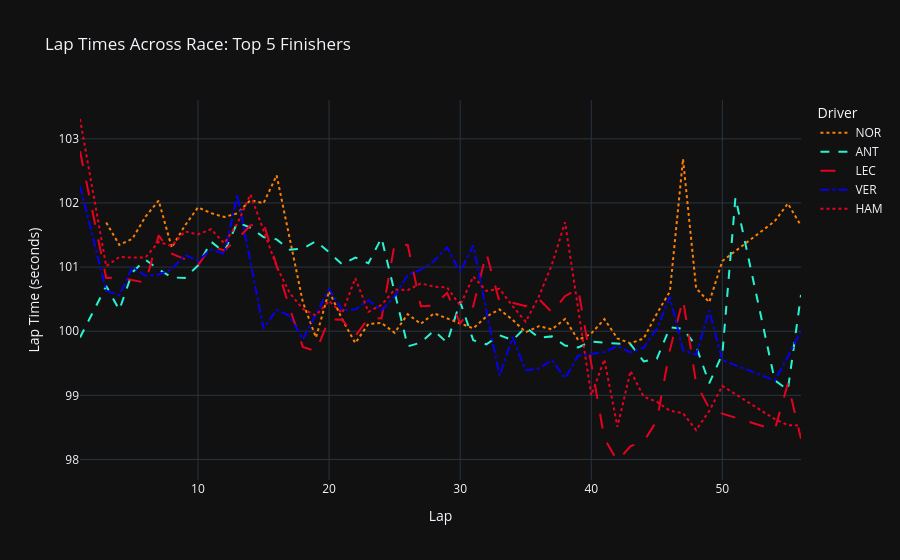

Notebook code for this chart:
### Code cell
dash_map = {'HAM': 'dot'}

fig1 = px.line(
    lapsdf,
    x='LapNumber',
    y='LapTimeSeconds',
    color='Driver',
    line_dash='Driver',
    line_dash_map=dash_map,
    color_discrete_map=driver_colors,
    title='Lap Times Across Race: Top 5 Finishers',
    labels={'LapNumber': 'Lap', 'LapTimeSeconds': 'Lap Time (seconds)'},
    template='plotly_dark'
)
fig1.show()

### Figure 1 — Plotly figure (JSON) as saved in the notebook; plotly's stock layout.template omitted (floating-point values rounded to 4 significant figures)
{"data": [{"hovertemplate": "Driver=NOR<br>Lap=%{x}<br>Lap Time (seconds)=%{y}<extra></extra>", "legendgroup": "NOR", "line": {"color": "#ff8000", "dash": "dot"}, "marker": {"symbol": "circle"}, "mode": "lines", "name": "NOR", "orientation": "v", "showlegend": true, "type": "scatter", "x": [3.0, 4.0, 5.0, 6.0, 7.0, 8.0, 9.0, 10.0, 11.0, 12.0, 13.0, 14.0, 15.0, 16.0, 18.0, 19.0, 20.0, 21.0, 22.0, 23.0, 24.0, 25.0, 26.0, 27.0, 28.0, 29.0, 30.0, 31.0, 32.0, 33.0, 34.0, 35.0, 36.0, 37.0, 38.0, 39.0, 40.0, 41.0, 42.0, 43.0, 44.0, 45.0, 46.0, 47.0, 48.0, 49.0, 50.0, 54.0, 55.0, 56.0], "xaxis": "x", "y": [101.7, 101.3, 101.4, 101.8, 102.0, 101.3, 101.6, 101.9, 101.8, 101.8, 101.8, 102.0, 102.0, 102.4, 100.5, 99.9, 100.6, 100.2, 99.81, 100.1, 100.1, 99.98, 100.3, 100.1, 100.3, 100.2, 100.1, 100.0, 100.2, 100.3, 100.2, 99.98, 100.1, 100.0, 100.2, 99.86, 99.96, 100.2, 99.89, 99.81, 99.89, 100.3, 100.6, 102.7, 100.7, 100.5, 101.1, 101.7, 102.0, 101.6], "yaxis": "y"}, {"hovertemplate": "Driver=ANT<br>Lap=%{x}<br>Lap Time (seconds)=%{y}<extra></extra>", "legendgroup": "ANT", "line": {"color": "#27f4d2", "dash": "dash"}, "marker": {"symbol": "circle"}, "mode": "lines", "name": "ANT", "orientation": "v", "showlegend": true, "type": "scatter", "x": [1.0, 3.0, 4.0, 5.0, 6.0, 7.0, 8.0, 9.0, 10.0, 11.0, 12.0, 13.0, 14.0, 15.0, 16.0, 17.0, 18.0, 19.0, 20.0, 21.0, 22.0, 23.0, 24.0, 26.0, 27.0, 28.0, 29.0, 30.0, 31.0, 32.0, 33.0, 34.0, 35.0, 36.0, 37.0, 38.0, 39.0, 40.0, 41.0, 42.0, 43.0, 44.0, 45.0, 46.0, 47.0, 48.0, 49.0, 50.0, 51.0, 54.0, 55.0, 56.0], "xaxis": "x", "y": [99.9, 100.7, 100.3, 100.9, 101.1, 101.0, 100.8, 100.8, 101.0, 101.4, 101.2, 101.7, 101.6, 101.5, 101.4, 101.3, 101.3, 101.4, 101.2, 101.0, 101.1, 101.1, 101.5, 99.76, 99.82, 100.0, 99.82, 100.5, 99.86, 99.8, 99.94, 99.86, 100.1, 99.9, 99.92, 99.78, 99.75, 99.84, 99.82, 99.8, 99.8, 99.53, 99.57, 100.1, 100.0, 99.77, 99.19, 99.64, 102.1, 99.23, 99.09, 100.6], "yaxis": "y"}, {"hovertemplate": "Driver=LEC<br>Lap=%{x}<br>Lap Time (seconds)=%{y}<extra></extra>", "legendgroup": "LEC", "line": {"color": "#e80020", "dash": "longdash"}, "marker": {"symbol": "circle"}, "mode": "lines", "name": "LEC", "orientation": "v", "showlegend": true, "type": "scatter", "x": [1.0, 3.0, 4.0, 5.0, 6.0, 7.0, 8.0, 9.0, 10.0, 11.0, 12.0, 13.0, 14.0, 15.0, 17.0, 18.0, 19.0, 20.0, 21.0, 22.0, 23.0, 24.0, 25.0, 26.0, 27.0, 28.0, 29.0, 30.0, 31.0, 32.0, 33.0, 34.0, 35.0, 36.0, 37.0, 38.0, 39.0, 41.0, 42.0, 43.0, 44.0, 45.0, 46.0, 47.0, 48.0, 49.0, 50.0, 54.0, 55.0, 56.0], "xaxis": "x", "y": [102.8, 100.8, 100.8, 100.8, 100.8, 101.5, 101.2, 101.1, 101.0, 101.3, 101.3, 101.4, 101.6, 101.7, 100.4, 99.75, 99.69, 100.2, 100.2, 99.92, 100.2, 100.2, 101.4, 101.3, 100.4, 100.4, 100.6, 100.1, 100.4, 101.2, 100.5, 100.4, 100.4, 100.5, 100.3, 100.5, 100.7, 98.33, 97.98, 98.21, 98.28, 98.6, 99.71, 100.5, 99.19, 98.8, 98.71, 98.46, 99.19, 98.32], "yaxis": "y"}, {"hovertemplate": "Driver=VER<br>Lap=%{x}<br>Lap Time (seconds)=%{y}<extra></extra>", "legendgroup": "VER", "line": {"color": "#0600ef", "dash": "dashdot"}, "marker": {"symbol": "circle"}, "mode": "lines", "name": "VER", "orientation": "v", "showlegend": true, "type": "scatter", "x": [1.0, 3.0, 4.0, 5.0, 6.0, 7.0, 8.0, 9.0, 10.0, 11.0, 12.0, 13.0, 15.0, 16.0, 17.0, 18.0, 19.0, 20.0, 21.0, 22.0, 23.0, 24.0, 25.0, 26.0, 27.0, 28.0, 29.0, 30.0, 31.0, 33.0, 34.0, 35.0, 36.0, 37.0, 38.0, 39.0, 40.0, 41.0, 42.0, 43.0, 44.0, 45.0, 46.0, 47.0, 48.0, 49.0, 50.0, 54.0, 55.0, 56.0], "xaxis": "x", "y": [102.3, 100.6, 100.6, 101.0, 100.9, 100.9, 101.0, 101.2, 101.1, 101.3, 101.2, 102.1, 100.0, 100.3, 100.2, 99.87, 100.3, 100.7, 100.3, 100.3, 100.5, 100.3, 100.5, 100.9, 101.0, 101.1, 101.3, 100.9, 101.3, 99.31, 99.91, 99.39, 99.42, 99.55, 99.27, 99.62, 99.65, 99.67, 99.77, 99.67, 99.74, 100.0, 100.5, 99.7, 99.63, 100.3, 99.55, 99.23, 99.6, 100.0], "yaxis": "y"}, {"hovertemplate": "Driver=HAM<br>Lap=%{x}<br>Lap Time (seconds)=%{y}<extra></extra>", "legendgroup": "HAM", "line": {"color": "#e80020", "dash": "dot"}, "marker": {"symbol": "circle"}, "mode": "lines", "name": "HAM", "orientation": "v", "showlegend": true, "type": "scatter", "x": [1.0, 3.0, 4.0, 5.0, 6.0, 7.0, 8.0, 9.0, 10.0, 11.0, 12.0, 13.0, 14.0, 16.0, 17.0, 18.0, 19.0, 20.0, 21.0, 22.0, 23.0, 24.0, 25.0, 26.0, 27.0, 28.0, 29.0, 30.0, 31.0, 32.0, 33.0, 34.0, 35.0, 36.0, 37.0, 38.0, 40.0, 41.0, 42.0, 43.0, 44.0, 45.0, 46.0, 47.0, 48.0, 49.0, 50.0, 54.0, 55.0, 56.0], "xaxis": "x", "y": [103.3, 101.0, 101.2, 101.1, 101.2, 101.4, 101.3, 101.6, 101.5, 101.6, 101.4, 101.7, 102.1, 101.0, 100.6, 100.3, 100.2, 100.5, 100.3, 100.8, 100.3, 100.4, 100.6, 100.6, 100.7, 100.7, 100.7, 100.4, 100.9, 100.6, 100.7, 100.4, 100.1, 100.5, 101.0, 101.7, 99.0, 99.56, 98.51, 99.38, 98.98, 98.9, 98.76, 98.72, 98.46, 98.76, 99.15, 98.63, 98.53, 98.53], "yaxis": "y"}], "layout": {"legend": {"title": {"text": "Driver"}, "tracegroupgap": 0}, "title": {"text": "Lap Times Across Race: Top 5 Finishers"}, "xaxis": {"anchor": "y", "domain": [0, 1], "title": {"text": "Lap"}}, "yaxis": {"anchor": "x", "domain": [0, 1], "title": {"text": "Lap Time (seconds)"}}}}
